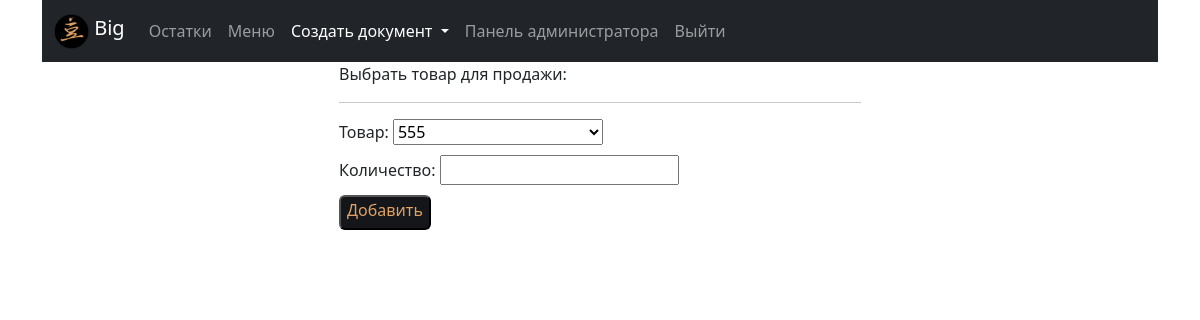
The page /drinks (signed in) on the database as committed earlier.
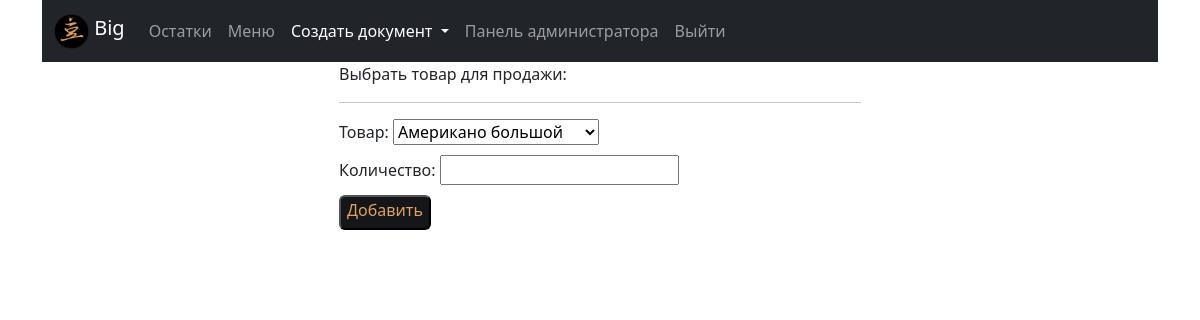
The same page on the database as committed later.
### cafecrm/models.py (models this page shows, shortened)
class Drink(models.Model):
    DRINK = 'drink'
    SNACK = 'snack'
    MENU_TYPE = ((DRINK, 'напиток'), (SNACK, 'штучный товар'))
    drink_name = models.CharField(max_length=50, verbose_name='Название')
    slug = models.SlugField(unique='drink_name', blank=True)
    menu_type = models.CharField(max_length=20, choices=MENU_TYPE, verbose_name='Категория')
    price = models.DecimalField(max_digits=10, decimal_places=2, default=0.00, verbose_name='Цена', blank=True, null=True)
    class Meta:
        ordering = ('drink_name',)
        verbose_name = 'Drink'
        verbose_name_plural = 'Drinks'

### cafecrm/views.py (the view)
# urls.py: path('drinks', views.drinks, name='drinks'),
def drinks(request):
    drinks = Drink.objects.all().order_by('drink_name')
    sell_drink_form = SellAddForm()
    context = {
        'title': 'Drinks',
        'drinks': drinks,
        'sell_drink_form': sell_drink_form
    }
    return render(request,
                  'cafecrm/drinks.html', context)

### sell_temp/forms.py
class SellAddForm(forms.Form):
    drink_name = forms.ChoiceField(choices=drink_choice, label='Товар')
    quantity = forms.IntegerField(min_value=1, label='Количество')
    update = forms.BooleanField(required=False, initial=False, widget=forms.HiddenInput)

### doc_temp/context_processors.py (called while the page is built)
def doc(request):
    return {'doc_temp': Doctemp(request)}

### sell_temp/forms.py (called while the page is built)
def drink_choice():
    drink_choice = [(item.id, str(item.drink_name)) for item in Drink.objects.all()]
    return drink_choice

### templates/cafecrm/drinks.html (shortened to what this page needs)
{% extends "cafecrm/base.html" %}
{% load static %}
{% block content %}
  <div class="container-fluid">
    <div class="container d-flex justify-content-between">
      <div class="col-3"></div>
      <div class="col-6 text-left">
             <p>Выбрать товар для продажи:</p>
             <hr>
             <form action="{% url 'sell_temp:sell_add' %}" method="post">
                 <div class="input-field-form">
                     Товар: {{ sell_drink_form.drink_name }}
                 </div>
                 <div class="input-field-form">
                     Количество: {{ sell_drink_form.quantity }}
                 </div>
                <div class="input-field-form">
               <input type="submit" class="btn-login" value="Добавить">
             </div>
             </form>
      </div>
      <div class="col-3"></div>
    </div>
  </div>
{% endblock %}

Rows that differ between the two databases and show on the page:
removed Drink: drink_name "555"
now on this page (row unchanged): Drink: drink_name "Американо большой"
